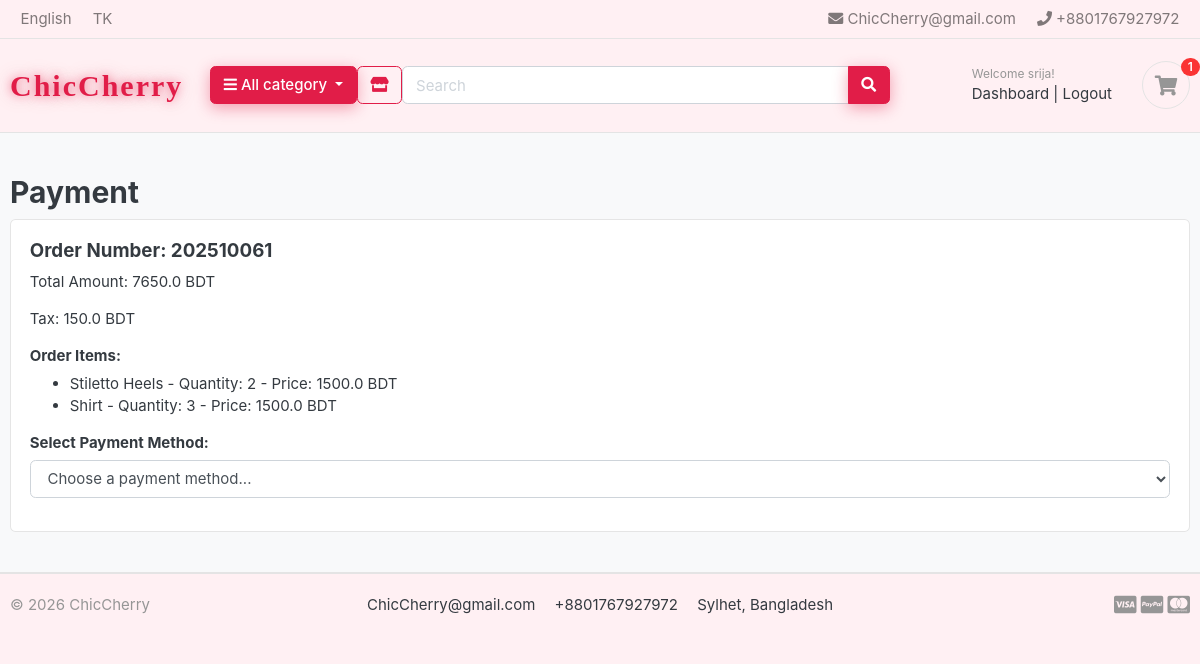
Page /cart/payment/1/ (signed in) on the committed database.
### store/models.py (models this page shows, shortened)
class FooterSettings(models.Model):
    logo_text    = models.CharField(max_length=100, default='ChicCherry')
    header_email = models.EmailField(default='ChicCherry@gmail.com')
    header_phone = models.CharField(max_length=30, default='+8801701020304')
    email        = models.EmailField(default='ChicCherry@gmail.com')
    phone        = models.CharField(max_length=30, default='+8801701020304')
    address      = models.CharField(max_length=200, default='Sylhet, Bangladesh')
    copy         = models.CharField(max_length=200, default='© 2025 ChicCherry')
    show_visa    = models.BooleanField(default=True)
    show_paypal  = models.BooleanField(default=True)
    show_master  = models.BooleanField(default=True)
    show_amex    = models.BooleanField(default=False)
    show_stripe  = models.BooleanField(default=False)
    class Meta:
        verbose_name = verbose_name_plural = 'Footer Settings'
    @classmethod
    def get(cls):
        obj, _ = cls.objects.get_or_create(pk=1)
        return obj

class Product(models.Model):
    product_name    = models.CharField(max_length=200, unique=True)
    slug            = models.SlugField(max_length=200, unique=True)
    description     = models.TextField(max_length=500, blank=True)
    price           = models.IntegerField()
    discount_percent = models.PositiveIntegerField(default=0, help_text='Discount percentage (0 = no discount)')
    images          = models.ImageField(upload_to='photos/products')
    stock           = models.IntegerField()
    is_available    = models.BooleanField(default=True)
    category        = models.ForeignKey(Category, on_delete=models.CASCADE)
    created_date    = models.DateTimeField(auto_now_add=True)
    modified_date   = models.DateTimeField(auto_now=True)

### accounts/models.py (models this page shows, shortened)
class Account(AbstractBaseUser):
    first_name      = models.CharField(max_length=50)
    last_name       = models.CharField(max_length=50)
    username        = models.CharField(max_length=50, unique=True)
    email           = models.EmailField(max_length=100, unique=True)
    phone_number    = models.CharField(max_length=50)
    date_joined     = models.DateTimeField(auto_now_add=True)
    last_login      = models.DateTimeField(auto_now_add=True)
    is_admin        = models.BooleanField(default=False)
    is_staff        = models.BooleanField(default=False)
    is_active        = models.BooleanField(default=False)
    is_superadmin        = models.BooleanField(default=False)
    USERNAME_FIELD = 'email'
    REQUIRED_FIELDS = ['username', 'first_name', 'last_name']
    objects = MyAccountManager()

### carts/models.py (models this page shows, shortened)
class Order(models.Model):
    STATUS = (
        ("Placed", "Placed"),
        ("Processing", "Processing"),
        ("Shipped", "Shipped"),
        ("Delivered", "Delivered"),
        ("Cancelled", "Cancelled"),
    )
    PAYMENT_STATUS = (
        ("Pending", "Pending"),
        ("Paid", "Paid"),
        ("Failed", "Failed"),
    )
    user = models.ForeignKey(Account, on_delete=models.SET_NULL, null=True)
    email = models.EmailField(max_length=100)
    first_name = models.CharField(max_length=50)
    last_name = models.CharField(max_length=50)
    phone = models.CharField(max_length=15)
    address_line_1 = models.CharField(max_length=50)
    address_line_2 = models.CharField(max_length=50, blank=True)
    city = models.CharField(max_length=50)
    state = models.CharField(max_length=50)
    country = models.CharField(max_length=50)
    order_note = models.CharField(max_length=100, blank=True)
    additional_info = models.CharField(max_length=255, blank=True)  # New field added
    email_verified = models.BooleanField(
        default=False
    )  # New field for email verification status
    order_total = models.FloatField()
    tax = models.FloatField()
    status = models.CharField(max_length=10, choices=STATUS, default="Placed")
    payment_status = models.CharField(
        max_length=10, choices=PAYMENT_STATUS, default="Pending"
    )
    ip = models.CharField(blank=True, max_length=20)
    order_number = models.CharField(max_length=20, blank=True)
    created_at = models.DateTimeField(auto_now_add=True)
    updated_at = models.DateTimeField(auto_now=True)

class OrderItem(models.Model):
    order = models.ForeignKey(Order, on_delete=models.CASCADE)
    product = models.ForeignKey(Product, on_delete=models.CASCADE)
    variations = models.ManyToManyField(Variation, blank=True)
    quantity = models.IntegerField()
    product_price = models.FloatField()
    ordered = models.BooleanField(default=False)

### carts/views.py (the view)
# urls.py: path('payment/<int:order_id>/', views.payment, name='payment'),
def payment(request, order_id):
    order = get_object_or_404(Order, id=order_id)
    if order.user and order.user != request.user:
        messages.error(request, "You do not have permission to access this page.")
        return redirect("cart")
    if order.status == "Completed" or order.payment_status == "Paid":
        messages.info(
            request, "This order has already been confirmed and payment received."
        )
        return redirect("carts:confirmation", order_id=order.id)
    order_items = OrderItem.objects.filter(order=order)
    payment_methods = [
        ("visa", "Visa"),
        ("mastercard", "Mastercard"),
        ("rocket", "Rocket"),
        ("bkash", "bKash"),
        ("upay", "Upay"),
        ("nogod", "Nogod"),
    ]
    payment_images = {
        "visa": "paymentImg/visa-new-2021-logo-png_seeklogo-408695.png",
        "mastercard": "paymentImg/American-Express-Logo-Download-Free-PNG.png",
        "rocket": "paymentImg/images.png",
        "bkash": "paymentImg/images.jpg",
        "upay": "paymentImg/png-transparent-paypal-logo-paypal-logo-paypal-blue-text-trademark.png",
        "nogod": "paymentImg/নগদের_লোগো.png",
    }
    saved_accounts = {}
    if request.user.is_authenticated:
        from .models import PaymentAccount
        for method, _ in payment_methods:
            try:
                saved_accounts[method] = PaymentAccount.objects.get(
                    user=request.user, payment_method=method
                )
            except PaymentAccount.DoesNotExist:
                saved_accounts[method] = None
    payment_options = []
    for method, name in payment_methods:
        payment_options.append(
            {
                "method": method,
                "name": name,
                "image": payment_images[method],
                "saved_account": saved_accounts.get(method, None),
            }
        )
    context = {
        "order": order,
        "order_items": order_items,
        "payment_options": payment_options,
    }
    return render(request, "store/payment.html", context)

### ecommerce/context_processors.py (called while the page is built)
def footer_settings(request):
    from store.models import FooterSettings, PaymentMethod
    return {
        'footer': FooterSettings.get(),
        'footer_payment_methods': PaymentMethod.objects.filter(is_active=True),
    }

def cart_counter(request):
    cart_count = 0
    if 'admin' in request.path:
        return {}
    else:
        try:
            if request.user.is_authenticated:
                cart_items = CartItem.objects.all().filter(user=request.user, is_active=True)
            else:
                cart = Cart.objects.get(cart_id=_cart_id(request))
                cart_items = CartItem.objects.all().filter(cart=cart, is_active=True)
            for cart_item in cart_items:
                cart_count += cart_item.quantity
        except Cart.DoesNotExist:
            cart_count = 0
    return dict(cart_count=cart_count)

### ecommerce/templates/store/payment.html (shortened to what this page needs)
{% extends 'base.html' %}
{% load static %}
{% block content %}
<section class="section-content padding-y bg">
<div class="container">
<h2>Payment</h2>
<div class="card">
    <div class="card-body">
        <h5>Order Number: {{ order.order_number }}</h5>
        <p>Total Amount: {{ order.order_total }} BDT</p>
        <p>Tax: {{ order.tax }} BDT</p>
        <h6>Order Items:</h6>
        <ul>
            {% for item in order_items %}
            <li>
                {{ item.product.product_name }} - Quantity: {{ item.quantity }} - Price: {{ item.product_price }} BDT
            </li>
            {% endfor %}
        </ul>
        {% if order.status == "Completed" or order.payment_status == "Paid" %}
            <div class="alert alert-success">
                <h5>Order Already Confirmed!</h5>
                <p>Your order has been successfully processed and payment received.</p>
                <a href="{% url 'carts:confirmation' order.id %}" class="btn btn-primary">View Order Confirmation</a>
            </div>
        {% elif user.is_authenticated or order.user %}
            <h6>Select Payment Method:</h6>
            <form method="post" id="payment-form">
                <div class="form-group mb-3">
                    <select class="form-control" id="payment-method-select" name="payment_method" required>
                        <option value="">Choose a payment method...</option>
                    </select>
                </div>
            </form>
        {% else %}
            <form method="post" action="{% url 'carts:confirm_payment' order.id %}">
                {% csrf_token %}
                <button type="submit" class="btn btn-success">Confirm Payment (Demo)</button>
            </form>
        {% endif %}
    </div>
</div>
</div>
</section>
{% endblock %}

### ecommerce/templates/includes/navbar.html (shortened to what this page needs)
{% load static %}
<header class="section-header">
  <nav class="navbar p-md-0 navbar-expand-sm navbar-light border-bottom">
    <div class="container">
      <div class="collapse navbar-collapse" id="navbarTop4">
        <ul class="navbar-nav mr-auto">
          <li class="nav-item"><a href="#" class="nav-link">English</a></li>
          <li class="nav-item"><a href="#" class="nav-link">TK</a></li>
        </ul>
        <ul class="navbar-nav">
          <li><a href="mailto:{{ footer.header_email }}" class="nav-link"><i class="fa fa-envelope"></i> {{ footer.header_email }}</a></li>
          <li><a href="tel:{{ footer.header_phone }}" class="nav-link"><i class="fa fa-phone"></i> {{ footer.header_phone }}</a></li>
        </ul>
      </div>
    </div>
  </nav>
  <section class="header-main border-bottom">
    <div class="container">
      <div class="row align-items-center py-2">
        <div class="col-lg-2 col-md-3 col-6">
          <a href="{% url 'home' %}" style="font-family:'Baloo 2',cursive;color:#e11d48;font-size:30px;font-weight:800;letter-spacing:2px;text-decoration:none;text-shadow:0 0 8px rgba(225,29,72,0.5),0 0 20px rgba(225,29,72,0.3);display:inline-block;">
            {{ footer.logo_text }}
          </a>
        </div>
        <div class="col-lg col-md-6 col-12 d-flex align-items-center gap-2 flex-wrap">
          <div class="category-wrap dropdown d-inline-block">
            <button type="button" class="btn btn-primary dropdown-toggle" data-toggle="dropdown">
              <i class="fa fa-bars"></i> All category
            </button>
          </div>
          <a href="{% url 'store' %}" class="btn btn-outline-primary"><i class="fa fa-store"></i></a>
          <form action="{% url 'store' %}" method="get" class="search flex-grow-1">
            <div class="input-group">
              <input type="text" name="keyword" class="form-control" placeholder="Search" value="{{ request.GET.keyword }}">
              <div class="input-group-append">
                <button class="btn btn-primary" type="submit"><i class="fa fa-search"></i></button>
              </div>
            </div>
          </form>
        </div>
        <div class="col-lg-3 col-sm-6 col-6">
          <div class="d-flex justify-content-end align-items-center">
            <div class="widget-header">
              {% if user.is_authenticated %}
                <small class="title text-muted">Welcome {{ user.first_name }}!</small>
                <div>
                  <a href="{% url 'accounts:dashboard' %}">Dashboard</a>
                  <span class="dark-transp">|</span>
                  <a href="{% url 'accounts:logout' %}">Logout</a>
                </div>
              {% endif %}
            </div>
            <a href="{% url 'carts:cart' %}" class="widget-header pl-3 ml-3">
              <div class="icon icon-sm rounded-circle border"><i class="fa fa-shopping-cart"></i></div>
              <span id="cart-badge" class="badge badge-pill badge-danger notify">{{ cart_count }}</span>
            </a>
          </div>
        </div>
      </div>
    </div>
  </section>
</header>

### ecommerce/templates/includes/footer.html (shortened to what this page needs)
<footer class="section-footer border-top">
	<div class="container">
		<section class="footer-bottom border-top row">
			<div class="col-md-2">
				<p class="text-muted">{{ footer.copy }}</p>
			</div>
			<div class="col-md-8 text-md-center">
				<span class="px-2">{{ footer.email }}</span>
				<span class="px-2">{{ footer.phone }}</span>
				<span class="px-2">{{ footer.address }}</span>
			</div>
			<div class="col-md-2 text-md-right text-muted">
				{% if footer.show_visa %}<i class="fab fa-lg fa-cc-visa"></i>{% endif %}
				{% if footer.show_paypal %}<i class="fab fa-lg fa-cc-paypal"></i>{% endif %}
				{% if footer.show_master %}<i class="fab fa-lg fa-cc-mastercard"></i>{% endif %}
			</div>
		</section>
	</div>
</footer>

### static/css/ui.css (style rules this page uses)
html { font-family: "Inter", sans-serif; font-size: 15px; }
.icon-xs, .icon-sm, .icon-md, .icon-lg { display: inline-block; text-align: center; flex-shrink: 0; flex-grow: 0; }
.icon-sm { width: 48px; height: 48px; line-height: 48px !important; font-size: 20px; }
.padding-y { padding-top: 40px; padding-bottom: 40px; }
article:after, .form-group:after { display: block; clear: both; content: ""; }
.bg { background-color: #f8f9fa; }
p:last-child { margin-bottom: 0; }
.header-main { position: relative; padding-top: 1rem; padding-bottom: 1rem; }
.widget-header { display: inline-block; vertical-align: middle; position: relative; }
.widget-header a { color: #343a40; }
.widget-header i { color: #969696; }
.widget-header .title { display: block; }
.widget-header .notify { position: absolute; top: -3px; right: -10px; }
.footer-bottom { padding-top: 20px; padding-bottom: 20px; }
.notify { position: absolute; top: -4px; right: -10px; display: inline-block; padding: 0.25em 0.6em; font-size: 12px; line-height: 1; text-align: center; border-radius: 3rem; color: #fff; background-color: #fa3434; }

### static/css/custom.css (style rules this page uses)
body { background-color: #fff0f3 !important; overflow-x: hidden; }
a.btn-primary, button.btn-primary, input[type="submit"].btn-primary { background-color: #e11d48 !important; border-color: #e11d48 !important; color: #fff !important; box-shadow: 0 4px 15px rgba(225,29,72,0.4) !important; }
.btn-outline-primary { color: #e11d48 !important; border-color: #e11d48 !important; background-color: transparent !important; }

### rows in the picture
FooterSettings: header_email "ChicCherry@gmail.com", header_phone "+8801767927972", logo_text "ChicCherry", copy "© 2026 ChicCherry", email "ChicCherry@gmail.com", phone "+8801767927972", address "Sylhet, Bangladesh"
Account: first_name "srija"
Order: order_number "202510061", order_total "7650.0", tax "150.0"
OrderItem: product.product_name "Stiletto Heels", quantity "2", product_price "1500.0"
OrderItem: product.product_name "Shirt", quantity "3", product_price "1500.0"

### other values in the picture
{{ cart_count }} "1"
